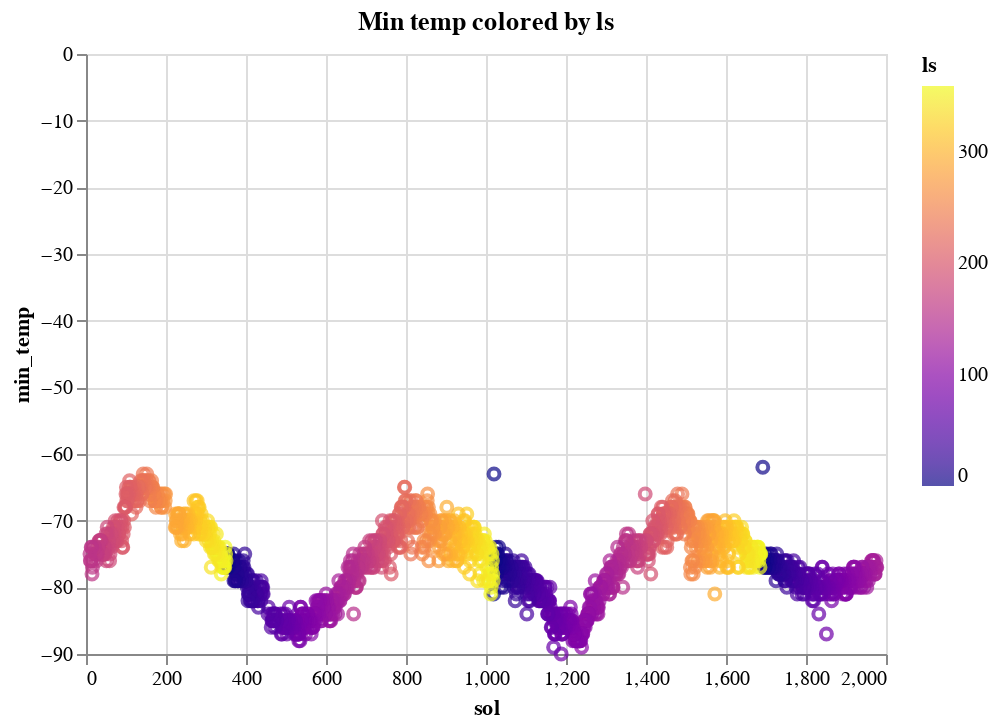

The cell this chart's notebook holds for it:
### Code cell
alt.Chart(mars, title='Min temp colored by ls').mark_point(color='red').encode(
    x='sol',
    y='min_temp',
    color=alt.Color('ls', scale=alt.Scale(scheme='plasma')),
    tooltip=list(mars.columns),
)

### Figure 1 — Vega-Lite specification as saved in the notebook (floating-point values rounded to 4 significant figures; data arrays with more than 128 entries replaced by an {"elided": "..."} marker saying what was removed)
{"config": {"view": {"continuousWidth": 400, "continuousHeight": 300}}, "data": {"name": "data-5aa967d55f2867c716b4a603c49fee9a"}, "mark": {"type": "point", "color": "red"}, "encoding": {"color": {"type": "quantitative", "field": "ls", "scale": {"scheme": "plasma"}}, "tooltip": [{"type": "quantitative", "field": "sol"}, {"type": "quantitative", "field": "ls"}, {"type": "quantitative", "field": "min_temp"}, {"type": "quantitative", "field": "max_temp"}, {"type": "quantitative", "field": "pressure"}], "x": {"type": "quantitative", "field": "sol"}, "y": {"type": "quantitative", "field": "min_temp"}}, "title": "Min temp colored by ls", "$schema": "https://vega.github.io/schema/vega-lite/v4.8.1.json", "datasets": {"data-5aa967d55f2867c716b4a603c49fee9a": {"elided": "1894 records"}}}
